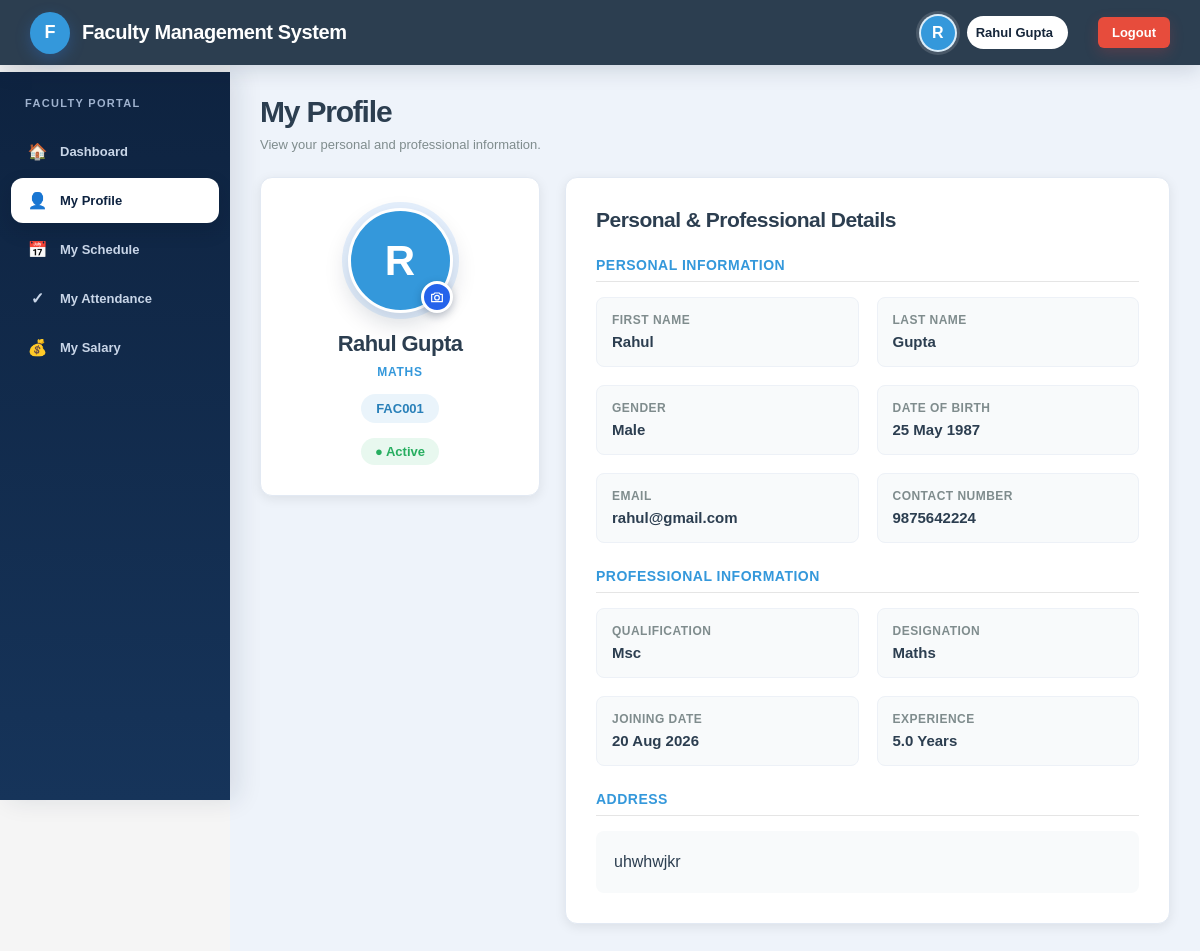
Screenshot of /faculty-profile/ (signed in) with the database file from the repository.
### faculty/models.py (models this page shows)
class Faculty(models.Model):
    FacultyID = models.CharField(max_length=10, primary_key=True)
    Password = models.CharField(max_length=255, blank=True)
    ProfilePhoto = models.ImageField(upload_to="faculty_photos/", blank=True)
    FirstName = models.CharField(max_length=50)
    LastName = models.CharField(max_length=50)
    Gender = models.CharField(max_length=20)
    DOB = models.DateField()
    Email = models.EmailField()
    ContactNumber = models.CharField(max_length=10)
    Address = models.TextField()
    Qualification = models.CharField(max_length=100)
    Designation = models.CharField(max_length=100)
    JoiningDate = models.DateField()
    Experience = models.DecimalField(max_digits=4, decimal_places=1)
    Status = models.CharField(max_length=20)

### faculty/views.py (the view)
def faculty_profile(request):
    faculty_id = request.session.get("faculty_id")
    if not faculty_id:
        return redirect("login")
    faculty = get_object_or_404(
        Faculty,
        FacultyID=faculty_id
    )
    if request.method == "POST":
        _save_faculty_profile_photo(request, faculty)
        return redirect("faculty_profile")
    return render(
        request,
        "faculty_profile.html",
        {"faculty": faculty}
    )

### templates/faculty_profile.html (shortened to what this page needs)
{% load static %}
<!DOCTYPE html>
<html lang="en" class="page-faculty-profile">
<head>
    <link rel="stylesheet" href="{% static 'style.css' %}?v=5">
    <link rel="stylesheet" href="{% static 'portal-refresh.css' %}?v=1">
</head>
<body class="page-faculty-profile">
    <header class="top-header">
        <div class="logo-section">
            <div class="logo">F</div>
            <div class="system-name">Faculty Management System</div>
        </div>
        <div class="faculty-name">
            <div class="faculty-avatar">
                {% if faculty.ProfilePhoto %}
                    <img src="{{ faculty.ProfilePhoto.url }}" alt="Faculty profile photo">
                {% else %}
                    {{ faculty.FirstName|first|upper }}
                {% endif %}
            </div>
            <span>
                {{ faculty.FirstName }} {{ faculty.LastName }}
            </span>
            <a href="{% url 'logout' %}" class="logout-btn">
                Logout
            </a>
        </div>
    </header>
    <div class="layout">
        <aside class="sidebar">
            <div class="sidebar-title">
                Faculty Portal
            </div>
            <ul>
                <li>
                    <a href="{% url 'faculty_dashboard' %}">
                        <span class="menu-icon">🏠</span>
                        Dashboard
                    </a>
                </li>
                <li>
                    <a href="{% url 'faculty_profile' %}" class="active">
                        <span class="menu-icon">👤</span>
                        My Profile
                    </a>
                </li>
                <li>
                    <a href="{% url 'faculty_schedule' %}">
                        <span class="menu-icon">📅</span>
                        My Schedule
                    </a>
                </li>
                <li>
                    <a href="{% url 'faculty_attendance' %}">
                        <span class="menu-icon">✓</span>
                        My Attendance
                    </a>
                </li>
                <li>
                    <a href="{% url 'faculty_salary' %}">
                        <span class="menu-icon">💰</span>
                        My Salary
                    </a>
                </li>
            </ul>
        </aside>
        <main class="main-content">
            <div class="page-header">
                <h1>My Profile</h1>
                <p>
                    View your personal and professional information.
                </p>
            </div>
            <div class="profile-layout">
                <div class="profile-card">
                    <form class="profile-photo-form" id="profilePhotoForm" method="POST" enctype="multipart/form-data">
                        <div class="large-avatar">
                            {% if faculty.ProfilePhoto %}
                                <img src="{{ faculty.ProfilePhoto.url }}" alt="Faculty profile photo">
                            {% else %}
                                {{ faculty.FirstName|first|upper }}
                            {% endif %}
                        </div>
                        <label class="profile-photo-trigger" for="profilePhotoInput" aria-label="Upload profile photo" title="Upload profile photo">
                            <svg viewBox="0 0 24 24" aria-hidden="true">
                                <path d="M4 8h3l1.5-2h7L17 8h3v11H4z"></path>
                                <circle cx="12" cy="13" r="3.5"></circle>
                            </svg>
                        </label>
                    </form>
                    <h2>
                        {{ faculty.FirstName }} {{ faculty.LastName }}
                    </h2>
                    <div class="designation">
                        {{ faculty.Designation }}
                    </div>
                    <div class="faculty-id">
                        {{ faculty.FacultyID }}
                    </div>
                    <br>
                    <div class="status">
                        ● {{ faculty.Status }}
                    </div>
                </div>
                <div class="details-card">
                    <h2>Personal & Professional Details</h2>
                    <div class="section-title">
                        Personal Information
                    </div>
                    <div class="details-grid">
                        <div class="detail-item">
                            <span class="detail-label">
                                First Name
                            </span>
                            <span class="detail-value">
                                {{ faculty.FirstName }}
                            </span>
                        </div>
                        <div class="detail-item">
                            <span class="detail-label">
                                Last Name
                            </span>
                            <span class="detail-value">
                                {{ faculty.LastName }}
                            </span>
                        </div>
                        <div class="detail-item">
                            <span class="detail-label">
                                Gender
                            </span>
                            <span class="detail-value">
                                {{ faculty.Gender }}
                            </span>
                        </div>
                        <div class="detail-item">
                            <span class="detail-label">
                                Date of Birth
                            </span>
                            <span class="detail-value">
                                {{ faculty.DOB|date:"d M Y" }}
                            </span>
                        </div>
                        <div class="detail-item">
                            <span class="detail-label">
                                Email
                            </span>
                            <span class="detail-value">
                                {{ faculty.Email }}
                            </span>
                        </div>
                        <div class="detail-item">
                            <span class="detail-label">
                                Contact Number
                            </span>
                            <span class="detail-value">
                                {{ faculty.ContactNumber }}
                            </span>
                        </div>
                    </div>
                    <div class="section-title">
                        Professional Information
                    </div>
                    <div class="details-grid">
                        <div class="detail-item">
                            <span class="detail-label">
                                Qualification
                            </span>
                            <span class="detail-value">
                                {{ faculty.Qualification }}
                            </span>
                        </div>
                        <div class="detail-item">
                            <span class="detail-label">
                                Designation
                            </span>
                            <span class="detail-value">
                                {{ faculty.Designation }}
                            </span>
                        </div>
                        <div class="detail-item">
                            <span class="detail-label">
                                Joining Date
                            </span>
                            <span class="detail-value">
                                {{ faculty.JoiningDate|date:"d M Y" }}
                            </span>
                        </div>
                        <div class="detail-item">
                            <span class="detail-label">
                                Experience
                            </span>
                            <span class="detail-value">
                                {{ faculty.Experience }} Years
                            </span>
                        </div>
                    </div>
                    <div class="section-title">
                        Address
                    </div>
                    <div class="address-box">
                        {{ faculty.Address }}
                    </div>
                </div>
            </div>
        </main>
    </div>
</body>
</html>

### rows the page displays
Faculty: FirstName|first "R", FirstName "Rahul", LastName "Gupta", Designation "MATHS", FacultyID "FAC001", Status "Active", Gender "Male", DOB "25 May 1987", Email "rahul@gmail.com", ContactNumber "9875642224", Qualification "Msc", Designation "Maths", JoiningDate "20 Aug 2026", Experience "5.0", Address "uhwhwjkr"
